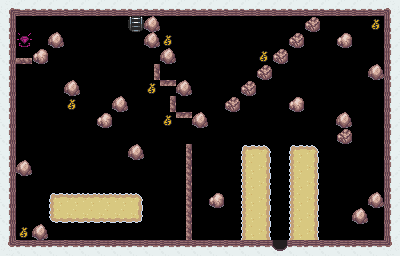

The image is a tile-based game level rendered from a .tmx file. Its description and complete source (layers, tilesets, objects, tile grids) follow:
An orthogonal 25x16 tile map with 16x16 px tiles, 1 tile layer (Tile Layer 1).

<map version="1.2" tiledversion="1.2.4" orientation="orthogonal" renderorder="right-down" width="25" height="16" tilewidth="16" tileheight="16" infinite="0" nextlayerid="2" nextobjectid="1">
 <tileset firstgid="1" name="Basic" tilewidth="16" tileheight="16" tilecount="37" columns="0">
  <grid orientation="orthogonal" width="1" height="1" />
  <tile id="1" type="Solid">
   <image width="16" height="16" source="../images/rock1.png" />
  </tile>
  <tile id="2" type="Solid">
   <properties>
    <property name="lifePoints" type="int" value="3" />
   </properties>
   <image width="16" height="16" source="../images/rock_breakable.png" />
  </tile>
  <tile id="4" type="Solid">
   <image width="16" height="16" source="../images/wall2-2.png" />
  </tile>
  <tile id="7" type="Hurdle">
   <properties>
    <property name="jumpDirection" type="int" value="1" />
   </properties>
   <image width="16" height="16" source="../images/hurdle-1.png" />
  </tile>
  <tile id="8" type="Hurdle">
   <properties>
    <property name="jumpDirection" type="int" value="2" />
   </properties>
   <image width="16" height="16" source="../images/hurdle-2.png" />
  </tile>
  <tile id="9" type="Hurdle">
   <properties>
    <property name="jumpDirection" type="int" value="3" />
   </properties>
   <image width="16" height="16" source="../images/hurdle-3.png" />
  </tile>
  <tile id="10" type="Hurdle">
   <properties>
    <property name="jumpDirection" type="int" value="4" />
   </properties>
   <image width="16" height="16" source="../images/hurdle-4.png" />
  </tile>
  <tile id="13" type="Modifier">
   <properties>
    <property name="moneyDelta" type="int" value="5" />
   </properties>
   <image width="16" height="16" source="../images/money.png" />
  </tile>
  <tile id="24" type="Door">
   <properties>
    <property name="roomId" type="int" value="25" />
   </properties>
   <image width="16" height="16" source="../images/stairs_down.png" />
  </tile>
  <tile id="32" type="Start">
   <properties>
    <property name="orientation" type="int" value="2" />
    <property name="roomId" type="int" value="32" />
   </properties>
   <image width="16" height="16" source="../images/start-1.png" />
  </tile>
  <tile id="33" type="Start">
   <properties>
    <property name="orientation" type="int" value="1" />
    <property name="roomId" type="int" value="25" />
   </properties>
   <image width="16" height="16" source="../images/start-2.png" />
  </tile>
  <tile id="40" type="Ground">
   <image width="16" height="16" source="../images/ground-1.png" />
  </tile>
  <tile id="41" type="Ground">
   <image width="16" height="16" source="../images/ground-2.png" />
  </tile>
  <tile id="42" type="Ground">
   <image width="16" height="16" source="../images/ground-3.png" />
  </tile>
  <tile id="43" type="Ground">
   <image width="16" height="16" source="../images/ground-4.png" />
  </tile>
  <tile id="44" type="Ground">
   <image width="16" height="16" source="../images/ground-5.png" />
  </tile>
  <tile id="45" type="Ground">
   <image width="16" height="16" source="../images/ground-6.png" />
  </tile>
  <tile id="46" type="Ground">
   <image width="16" height="16" source="../images/ground-7.png" />
  </tile>
  <tile id="47" type="Ground">
   <image width="16" height="16" source="../images/ground-8.png" />
  </tile>
  <tile id="48" type="Ground">
   <image width="16" height="16" source="../images/ground-9.png" />
  </tile>
  <tile id="49" type="Ground">
   <image width="16" height="16" source="../images/ground-10.png" />
  </tile>
  <tile id="50" type="Ground">
   <image width="16" height="16" source="../images/ground-11.png" />
  </tile>
  <tile id="51" type="Ground">
   <image width="16" height="16" source="../images/ground-12.png" />
  </tile>
  <tile id="52" type="Ground">
   <image width="16" height="16" source="../images/ground-13.png" />
  </tile>
  <tile id="53" type="Solid">
   <image width="16" height="16" source="../images/ground2.png" />
  </tile>
  <tile id="55" type="Solid">
   <image width="16" height="16" source="../images/wall2-3.png" />
  </tile>
  <tile id="56" type="Solid">
   <image width="16" height="16" source="../images/wall2-4.png" />
  </tile>
  <tile id="57" type="Solid">
   <image width="16" height="16" source="../images/wall2-5.png" />
  </tile>
  <tile id="59" type="Solid">
   <image width="16" height="16" source="../images/wall2-6.png" />
  </tile>
  <tile id="60" type="Solid">
   <image width="16" height="16" source="../images/wall2-7.png" />
  </tile>
  <tile id="61" type="Solid">
   <image width="16" height="16" source="../images/wall2-8.png" />
  </tile>
  <tile id="62" type="Solid">
   <image width="16" height="16" source="../images/wall2-9.png" />
  </tile>
  <tile id="63" type="Door">
   <properties>
    <property name="roomId" type="int" value="32" />
   </properties>
   <image width="16" height="16" source="../images/door1-4.png" />
  </tile>
  <tile id="64" type="Modifier">
   <properties>
    <property name="moneyDelta" type="int" value="10" />
   </properties>
   <image width="16" height="16" source="../images/money.png" />
  </tile>
  <tile id="65" type="Solid">
   <properties>
    <property name="lifePoints" type="int" value="7" />
   </properties>
   <image width="16" height="16" source="../images/rock2.png" />
  </tile>
  <tile id="68" type="Solid">
   <image width="16" height="16" source="../images/rock2.png" />
  </tile>
  <tile id="69" type="Modifier">
   <properties>
    <property name="objectId" type="int" value="5" />
   </properties>
   <image width="16" height="16" source="../images/gem.png" />
  </tile>
 </tileset>
 <layer id="1" name="Tile Layer 1" width="25" height="16">
  <data encoding="csv">
61,62,62,62,62,62,62,62,62,62,62,62,62,62,62,62,62,62,62,62,62,62,62,62,63,
5,0,0,0,0,0,0,0,25,2,0,0,0,0,0,0,0,0,0,3,0,0,0,14,56,
5,70,0,2,0,0,0,0,34,2,14,0,0,0,0,0,0,0,3,0,0,69,0,0,56,
5,8,69,0,0,0,0,0,0,0,2,0,0,0,0,0,14,3,0,0,0,0,0,0,56,
5,0,0,0,0,0,0,0,0,10,0,0,0,0,0,0,3,0,0,0,0,0,0,2,56,
5,0,0,0,2,0,0,0,0,14,9,2,0,0,0,3,0,0,0,0,0,0,0,0,56,
5,0,0,0,14,0,0,2,0,0,10,0,0,0,3,0,0,0,69,0,0,0,0,0,56,
5,0,0,0,0,0,69,0,0,0,14,9,2,0,0,0,0,0,0,0,0,2,0,0,56,
5,0,0,0,0,0,0,0,0,0,0,0,0,0,0,0,0,0,0,0,0,3,0,0,56,
5,0,0,0,0,0,0,0,2,0,0,10,0,0,0,44,43,0,44,43,0,0,0,0,56,
5,2,0,0,0,0,0,0,0,0,0,10,0,0,0,48,47,0,48,47,0,0,0,0,56,
5,0,0,0,0,0,0,0,0,0,0,10,0,0,0,48,47,0,48,47,0,0,0,0,56,
5,0,0,44,46,46,46,46,43,0,0,10,0,66,0,48,47,0,48,47,0,0,0,2,56,
5,0,0,42,41,41,41,41,45,0,0,10,0,0,0,48,47,0,48,47,0,0,2,0,56,
5,14,2,0,0,0,0,0,0,0,0,10,0,0,0,48,47,33,48,47,0,0,0,0,56,
60,57,57,57,57,57,57,57,57,57,57,57,57,57,57,57,57,64,57,57,57,57,57,57,58
</data>
 </layer>
</map>
